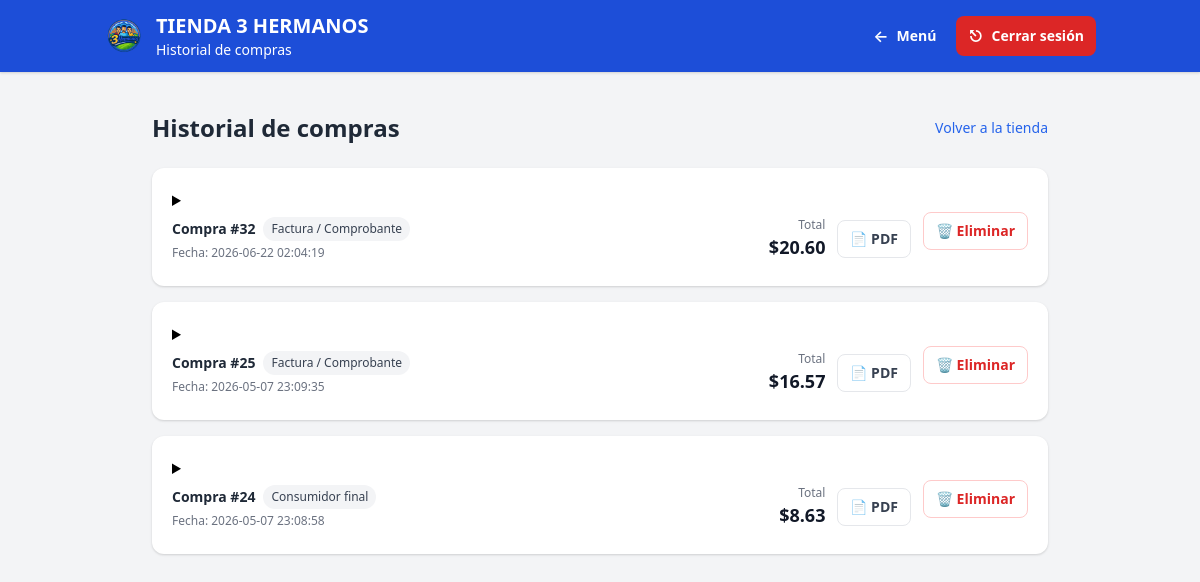
/frontend/purchase-history.php (signed in), run on the app's committed database.
### tables this page shows
CREATE TABLE `purchases` (
  `id` int(11) NOT NULL,
  `user_id` int(11) NOT NULL,
  `customer_id` int(11) DEFAULT NULL,
  `purchase_type` enum('CONSUMIDOR_FINAL','FACTURA') NOT NULL DEFAULT 'CONSUMIDOR_FINAL',
  `customer_name` varchar(120) DEFAULT NULL,
  `customer_email` varchar(120) DEFAULT NULL,
  `customer_phone` varchar(50) DEFAULT NULL,
  `customer_address` varchar(200) DEFAULT NULL,
  `customer_idnumber` varchar(30) DEFAULT NULL,
  `subtotal` decimal(10,2) NOT NULL DEFAULT 0.00,
  `iva` decimal(10,2) NOT NULL DEFAULT 0.00,
  `total` decimal(10,2) NOT NULL DEFAULT 0.00,
  `created_at` datetime NOT NULL DEFAULT current_timestamp()
);

### frontend/purchase-history.php (the view, shortened to what this page needs)
<?php
include('../backend/db.php');
$user_id = (int)$_SESSION['user_id'];
function h($s) { return htmlspecialchars($s ?? '', ENT_QUOTES, 'UTF-8'); }
$purchases = [];
$q = $conn->query("SELECT * FROM purchases WHERE user_id = $user_id ORDER BY created_at DESC");
if ($q) {
  while ($row = $q->fetch_assoc()) $purchases[] = $row;
}
include("partials/header.php");
?>
<!DOCTYPE html>
<html lang="es">
<head>
  <link href="https://cdn.jsdelivr.net/npm/tailwindcss@2.0.2/dist/tailwind.min.css" rel="stylesheet">
</head>
<body class="bg-gray-100">
<main class="container mx-auto p-6 md:p-10">
  <div class="max-w-4xl mx-auto">
    <div class="flex items-center justify-between mb-6">
      <h1 class="text-2xl font-bold text-gray-800">Historial de compras</h1>
      <a href="index.php" class="text-sm text-blue-600 hover:underline">Volver a la tienda</a>
    </div>
    <?php if (count($purchases) === 0): ?>
      <div class="bg-white rounded-xl shadow p-6 text-gray-600">
        Aún no tienes compras registradas.
      </div>
    <?php else: ?>
      <div class="space-y-4">
        <?php foreach ($purchases as $p): ?>
          <?php
            $pid = (int)$p['id'];
            $typeLabel = ($p['purchase_type'] === 'FACTURA') ? 'Factura / Comprobante' : 'Consumidor final';
          ?>
          <details class="bg-white rounded-xl shadow p-5">
            <summary class="cursor-pointer select-none">
              <div class="flex flex-col md:flex-row md:items-center md:justify-between gap-3">
                <div>
                  <div class="flex items-center gap-2">
                    <span class="text-sm font-semibold text-gray-800">Compra #<?php echo $pid; ?></span>
                    <span class="text-xs px-2 py-1 rounded-full bg-gray-100 text-gray-700"><?php echo h($typeLabel); ?></span>
                  </div>
                  <div class="text-xs text-gray-500 mt-1">
                    Fecha: <?php echo h($p['created_at']); ?>
                  </div>
                </div>
                <div class="flex items-center justify-between md:justify-end gap-3">
                  <div class="text-right">
                    <div class="text-xs text-gray-500">Total</div>
                    <div class="text-lg font-bold text-gray-900">$<?php echo number_format((float)$p['total'], 2); ?></div>
                  </div>
                  <a href="purchase_receipt.php?id=<?php echo $pid; ?>"
                     class="inline-flex items-center gap-2 px-3 py-2 rounded-lg border border-gray-200 text-gray-700 hover:bg-gray-50 text-sm font-semibold">
                    📄 PDF
                  </a>
                  <form method="POST"
                        onsubmit="return confirm('¿Seguro que deseas eliminar esta compra? Esta acción no se puede deshacer.');">
                    <button type="submit"
                            class="inline-flex items-center gap-2 px-3 py-2 rounded-lg border border-red-200 text-red-600 hover:bg-red-50 text-sm font-semibold">
                      🗑️ Eliminar
                    </button>
                  </form>
                </div>
              </div>
            </summary>
          </details>
        <?php endforeach; ?>
      </div>
    <?php endif; ?>
  </div>
</main>
</body>
</html>

### data on the page
purchases: id "32", purchase_type "Factura / Comprobante", created_at "2026-06-22 02:04:19", total "20.60"
purchases: id "25", purchase_type "Factura / Comprobante", created_at "2026-05-07 23:09:35", total "16.57"
purchases: id "24", purchase_type "Consumidor final", created_at "2026-05-07 23:08:58", total "8.63"

### other printed values
$pageTitle "Historial de compras"
$backText "Menú"
